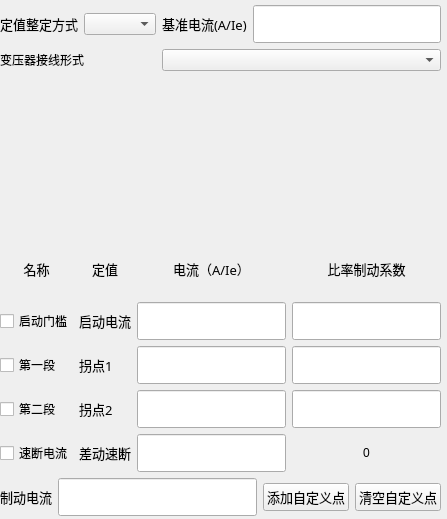
<?xml version="1.0" encoding="UTF-8"?>
<ui version="4.0">
 <class>QCharEditRadioNormalWidget</class>
 <widget class="QWidget" name="QCharEditRadioNormalWidget">
  <property name="enabled">
   <bool>true</bool>
  </property>
  <property name="geometry">
   <rect>
    <x>0</x>
    <y>0</y>
    <width>447</width>
    <height>519</height>
   </rect>
  </property>
  <property name="windowTitle">
   <string>Form</string>
  </property>
  <widget class="QWidget" name="layoutWidget">
   <property name="geometry">
    <rect>
     <x>0</x>
     <y>5</y>
     <width>441</width>
     <height>511</height>
    </rect>
   </property>
   <layout class="QVBoxLayout" name="m_mainVerticalLayout">
    <item>
     <layout class="QGridLayout" name="gridLayout">
      <item row="0" column="2">
       <widget class="QLabel" name="m_lbInSet">
        <property name="font">
         <font>
          <family>HP Simplified Hans Light</family>
          <pointsize>10</pointsize>
          <weight>50</weight>
          <italic>false</italic>
          <bold>false</bold>
         </font>
        </property>
        <property name="styleSheet">
         <string notr="true"/>
        </property>
        <property name="text">
         <string>基准电流(A/Ie)</string>
        </property>
       </widget>
      </item>
      <item row="0" column="3">
       <widget class="QSttLineEdit" name="m_editInSet">
        <property name="font">
         <font>
          <family>Agency FB</family>
          <pointsize>16</pointsize>
         </font>
        </property>
       </widget>
      </item>
      <item row="0" column="1" alignment="Qt::AlignLeft">
       <widget class="QDataTypeComboBox" name="m_cbSettingMinAxis"/>
      </item>
      <item row="0" column="0">
       <widget class="QLabel" name="m_lbSettingMinAxis">
        <property name="font">
         <font>
          <family>HP Simplified Hans Light</family>
          <pointsize>10</pointsize>
          <weight>50</weight>
          <italic>false</italic>
          <bold>false</bold>
         </font>
        </property>
        <property name="styleSheet">
         <string notr="true"/>
        </property>
        <property name="text">
         <string>定值整定方式</string>
        </property>
       </widget>
      </item>
      <item row="1" column="2" colspan="2">
       <widget class="QDataTypeComboBox" name="m_cmb_TranSort">
        <property name="styleSheet">
         <string notr="true"/>
        </property>
       </widget>
      </item>
      <item row="1" column="0" colspan="2">
       <widget class="QLabel" name="m_lbTranSort">
        <property name="styleSheet">
         <string notr="true"/>
        </property>
        <property name="text">
         <string>变压器接线形式</string>
        </property>
       </widget>
      </item>
      <item row="2" column="0" colspan="4">
       <widget class="QLabel" name="m_label_Func">
        <property name="frameShape">
         <enum>QFrame::NoFrame</enum>
        </property>
        <property name="frameShadow">
         <enum>QFrame::Plain</enum>
        </property>
        <property name="text">
         <string/>
        </property>
       </widget>
      </item>
     </layout>
    </item>
    <item>
     <layout class="QGridLayout" name="gridLayout_2">
      <item row="4" column="2">
       <widget class="QLabel" name="m_lblTitleLine2">
        <property name="font">
         <font>
          <family>HP Simplified Hans Light</family>
          <pointsize>10</pointsize>
          <weight>50</weight>
          <italic>false</italic>
          <bold>false</bold>
         </font>
        </property>
        <property name="styleSheet">
         <string notr="true"/>
        </property>
        <property name="text">
         <string>拐点2</string>
        </property>
       </widget>
      </item>
      <item row="3" column="3">
       <widget class="QSttLineEdit" name="m_edtSet_Ip1">
        <property name="font">
         <font>
          <family>Agency FB</family>
          <pointsize>16</pointsize>
         </font>
        </property>
       </widget>
      </item>
      <item row="5" column="2">
       <widget class="QLabel" name="m_lblTitleLineSd">
        <property name="font">
         <font>
          <family>HP Simplified Hans Light</family>
          <pointsize>10</pointsize>
          <weight>50</weight>
          <italic>false</italic>
          <bold>false</bold>
         </font>
        </property>
        <property name="styleSheet">
         <string notr="true"/>
        </property>
        <property name="text">
         <string>差动速断</string>
        </property>
       </widget>
      </item>
      <item row="3" column="4">
       <widget class="QSttLineEdit" name="m_edtSet_K1">
        <property name="font">
         <font>
          <family>Agency FB</family>
          <pointsize>16</pointsize>
         </font>
        </property>
       </widget>
      </item>
      <item row="2" column="1">
       <widget class="QCheckBox" name="m_chkStart">
        <property name="text">
         <string>启动门槛</string>
        </property>
       </widget>
      </item>
      <item row="4" column="1">
       <widget class="QCheckBox" name="m_chkLine2">
        <property name="text">
         <string>第二段</string>
        </property>
       </widget>
      </item>
      <item row="0" column="3">
       <widget class="QLabel" name="m_lblTitleCurr">
        <property name="font">
         <font>
          <family>HP Simplified Hans Light</family>
          <pointsize>10</pointsize>
          <weight>50</weight>
          <italic>false</italic>
          <bold>false</bold>
         </font>
        </property>
        <property name="styleSheet">
         <string notr="true"/>
        </property>
        <property name="text">
         <string>电流（A/Ie）</string>
        </property>
        <property name="alignment">
         <set>Qt::AlignCenter</set>
        </property>
       </widget>
      </item>
      <item row="0" column="2">
       <widget class="QLabel" name="m_lbSetting">
        <property name="font">
         <font>
          <family>HP Simplified Hans Light</family>
          <pointsize>10</pointsize>
          <weight>50</weight>
          <italic>false</italic>
          <bold>false</bold>
         </font>
        </property>
        <property name="styleSheet">
         <string notr="true"/>
        </property>
        <property name="text">
         <string>定值</string>
        </property>
        <property name="alignment">
         <set>Qt::AlignCenter</set>
        </property>
       </widget>
      </item>
      <item row="2" column="3">
       <widget class="QSttLineEdit" name="m_edtSet_Istart">
        <property name="font">
         <font>
          <family>Agency FB</family>
          <pointsize>16</pointsize>
         </font>
        </property>
       </widget>
      </item>
      <item row="0" column="1">
       <widget class="QLabel" name="m_lbName">
        <property name="font">
         <font>
          <family>HP Simplified Hans Light</family>
          <pointsize>10</pointsize>
          <weight>50</weight>
          <italic>false</italic>
          <bold>false</bold>
         </font>
        </property>
        <property name="styleSheet">
         <string notr="true"/>
        </property>
        <property name="text">
         <string>名称</string>
        </property>
        <property name="alignment">
         <set>Qt::AlignCenter</set>
        </property>
       </widget>
      </item>
      <item row="3" column="1">
       <widget class="QCheckBox" name="m_chkLine1">
        <property name="text">
         <string>第一段</string>
        </property>
       </widget>
      </item>
      <item row="2" column="2">
       <widget class="QLabel" name="m_lblTitleStart">
        <property name="font">
         <font>
          <family>HP Simplified Hans Light</family>
          <pointsize>10</pointsize>
          <weight>50</weight>
          <italic>false</italic>
          <bold>false</bold>
         </font>
        </property>
        <property name="styleSheet">
         <string notr="true"/>
        </property>
        <property name="text">
         <string>启动电流</string>
        </property>
       </widget>
      </item>
      <item row="0" column="4">
       <widget class="QLabel" name="m_lblTitleK">
        <property name="font">
         <font>
          <family>HP Simplified Hans Light</family>
          <pointsize>10</pointsize>
          <weight>50</weight>
          <italic>false</italic>
          <bold>false</bold>
         </font>
        </property>
        <property name="layoutDirection">
         <enum>Qt::LeftToRight</enum>
        </property>
        <property name="styleSheet">
         <string notr="true"/>
        </property>
        <property name="text">
         <string>比率制动系数</string>
        </property>
        <property name="alignment">
         <set>Qt::AlignCenter</set>
        </property>
       </widget>
      </item>
      <item row="3" column="2">
       <widget class="QLabel" name="m_lblTitleLine1">
        <property name="font">
         <font>
          <family>HP Simplified Hans Light</family>
          <pointsize>10</pointsize>
          <weight>50</weight>
          <italic>false</italic>
          <bold>false</bold>
         </font>
        </property>
        <property name="styleSheet">
         <string notr="true"/>
        </property>
        <property name="text">
         <string>拐点1</string>
        </property>
       </widget>
      </item>
      <item row="5" column="4">
       <widget class="QLabel" name="m_lblSet_K">
        <property name="styleSheet">
         <string notr="true"/>
        </property>
        <property name="text">
         <string>0</string>
        </property>
        <property name="alignment">
         <set>Qt::AlignCenter</set>
        </property>
       </widget>
      </item>
      <item row="4" column="4">
       <widget class="QSttLineEdit" name="m_edtSet_K2">
        <property name="font">
         <font>
          <family>Agency FB</family>
          <pointsize>16</pointsize>
         </font>
        </property>
       </widget>
      </item>
      <item row="2" column="4">
       <widget class="QSttLineEdit" name="m_edtSet_Kstart">
        <property name="font">
         <font>
          <family>Agency FB</family>
          <pointsize>16</pointsize>
         </font>
        </property>
       </widget>
      </item>
      <item row="4" column="3">
       <widget class="QSttLineEdit" name="m_edtSet_Ip2">
        <property name="font">
         <font>
          <family>Agency FB</family>
          <pointsize>16</pointsize>
         </font>
        </property>
       </widget>
      </item>
      <item row="5" column="3">
       <widget class="QSttLineEdit" name="m_edtSet_Isd">
        <property name="font">
         <font>
          <family>Agency FB</family>
          <pointsize>16</pointsize>
         </font>
        </property>
       </widget>
      </item>
      <item row="5" column="1">
       <widget class="QCheckBox" name="m_chkLineSd">
        <property name="text">
         <string>速断电流</string>
        </property>
       </widget>
      </item>
     </layout>
    </item>
    <item>
     <layout class="QHBoxLayout" name="horizontalLayout">
      <item>
       <widget class="QLabel" name="m_lbIdValue">
        <property name="font">
         <font>
          <family>HP Simplified Hans Light</family>
          <pointsize>10</pointsize>
          <weight>50</weight>
          <italic>false</italic>
          <bold>false</bold>
         </font>
        </property>
        <property name="styleSheet">
         <string notr="true"/>
        </property>
        <property name="text">
         <string>制动电流</string>
        </property>
       </widget>
      </item>
      <item>
       <widget class="QSttLineEdit" name="m_editSet_IdValue">
        <property name="enabled">
         <bool>true</bool>
        </property>
        <property name="font">
         <font>
          <family>Agency FB</family>
          <pointsize>16</pointsize>
         </font>
        </property>
        <property name="mouseTracking">
         <bool>true</bool>
        </property>
        <property name="acceptDrops">
         <bool>true</bool>
        </property>
       </widget>
      </item>
      <item>
       <widget class="QPushButton" name="m_btnUserAdd">
        <property name="font">
         <font>
          <family>HP Simplified Hans Light</family>
          <pointsize>10</pointsize>
          <weight>50</weight>
          <italic>false</italic>
          <bold>false</bold>
         </font>
        </property>
        <property name="mouseTracking">
         <bool>true</bool>
        </property>
        <property name="acceptDrops">
         <bool>true</bool>
        </property>
        <property name="styleSheet">
         <string notr="true"/>
        </property>
        <property name="text">
         <string>添加自定义点</string>
        </property>
       </widget>
      </item>
      <item>
       <widget class="QPushButton" name="m_btnUserClear">
        <property name="font">
         <font>
          <family>HP Simplified Hans Light</family>
          <pointsize>10</pointsize>
          <weight>50</weight>
          <italic>false</italic>
          <bold>false</bold>
         </font>
        </property>
        <property name="styleSheet">
         <string notr="true"/>
        </property>
        <property name="text">
         <string>清空自定义点</string>
        </property>
       </widget>
      </item>
     </layout>
    </item>
   </layout>
  </widget>
 </widget>
 <customwidgets>
  <customwidget>
   <class>QSttLineEdit</class>
   <extends>QLineEdit</extends>
   <header>../Module/UI/Controls/SttLineEdit.h</header>
  </customwidget>
  <customwidget>
   <class>QDataTypeComboBox</class>
   <extends>QComboBox</extends>
   <header>../Module/UI/Module/CommonCtrl_QT/QDataTypeComboBox.h</header>
  </customwidget>
 </customwidgets>
 <resources/>
 <connections/>
</ui>
